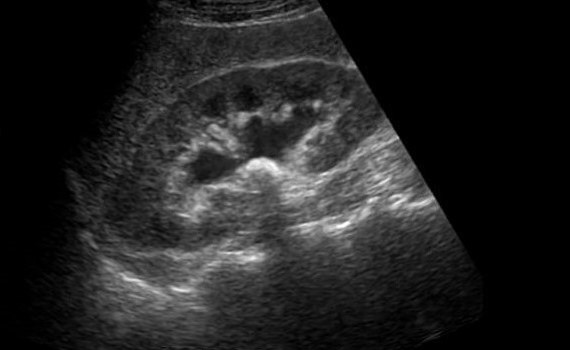
#> input picture images/final_stone1.jpg, 570 x 350 px, found by its file name
$ python main.py
#> lines starting #> are read from the running program, lines starting #| are printed output that depends on the picture; after the words box and inside, x2 and y2 are one past the last pixel; in counts of white or black regions, pixels touching at a corner belong together
import cv2
import numpy as np
import matplotlib.pyplot as plt
from skimage import morphology
import math

# s = r'images\final_normal1.jpeg'
s = r'KidneyStoneDetection-main\images\final_stone1.jpg'
img = cv2.imread(s, 0)
#> img is the input picture: shape (350, 570); min 0, max 255, mean 33.7

if img is None:
    raise ValueError(f"Image at path {s} could not be loaded.")

# [45 lines left out: functions Histeq, get_Lap_kernel, lap, not called in this run]

def do_fft(x):
    return np.fft.fftshift(np.fft.fft2(x))

def do_ifft(x):
    return np.fft.ifft2(np.fft.ifftshift(x))

def get_Gaussian_kernel(inp_shape):
    m, n = inp_shape
    kernel = np.zeros(inp_shape)
    for i in range(m):
        for j in range(n):
            kernel[i][j] = math.sqrt(pow((i-m//2), 2) + pow(j-n//2, 2))
            kernel[i][j] = math.exp(-1 * pow(kernel[i][j], 2) / 800)
    return kernel

def gaussian(img):
    inp = img
    inp_shape = inp.shape
    inp_fft = do_fft(inp)
    kernel_fft = get_Gaussian_kernel(inp_shape)
    result_fft = np.multiply(inp_fft, kernel_fft)
    result = do_ifft(result_fft)
    return np.abs(result)

def median_filter(img):
    img = np.pad(img, (1, 1), 'constant', constant_values=(0))
    for i in range(img.shape[0]-2):
        for j in range(img.shape[1]-2):
            img[i][j] = np.median(img[i:i+3, j:j+3])
    return img

# [4 lines left out: function median, not called in this run]

def segmentation(img):
    kernel = np.ones((5, 5), np.uint8)
    img_erosion = cv2.erode(img, kernel, iterations=1)
    img_dilation = cv2.dilate(img, kernel, iterations=1)
    return img_erosion, img_dilation

def filter_extraction(img):
    ret, thresh1 = cv2.threshold(img, 250, 255, cv2.THRESH_BINARY + cv2.THRESH_OTSU)
    return thresh1

def pre_processing(img):
    plt.figure("Pre-processing")
    plt.title("Pre-processing")
    img_rm_small = morphology.remove_small_objects(img > 0, min_size=5, connectivity=2)
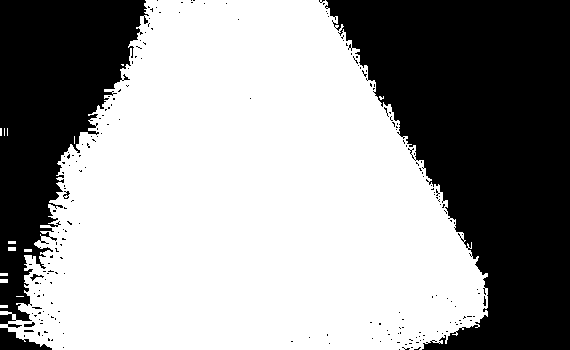
#> img_rm_small: shape (350, 570) bool; 60.6% white; 213 black regions (207 under 20 px), largest, box (x1, y1, x2, y2) and area: (325, 0, 570, 350) 52649, (0, 0, 149, 328) 24699, (0, 328, 52, 350) 586, (30, 274, 44, 281) 35, (24, 322, 35, 327) 34, (63, 191, 70, 199) 28
    plt.subplot(2, 2, 1)
    plt.title("Input Image")
    plt.imshow(img, 'gray')
    plt.xticks([])
    plt.yticks([])

    img_ostu = filter_extraction(img_rm_small.astype(np.uint8) * 255)
#> in filter_extraction, `ret, thresh1 = cv2.threshold(img, 250, 255, cv2.THRESH_BINARY + cv2.TH..`: ret = 0
    plt.subplot(2, 2, 2)
    plt.title("Applying otsu")
    plt.imshow(img_ostu, 'gray')
    plt.xticks([])
    plt.yticks([])

    im_floodfill = img_ostu.copy()
    h, w = img_ostu.shape[:2]
#> h = 350; w = 570
    mask = np.zeros((h+2, w+2), np.uint8)
    cv2.floodFill(im_floodfill, mask, (0, 0), 255)
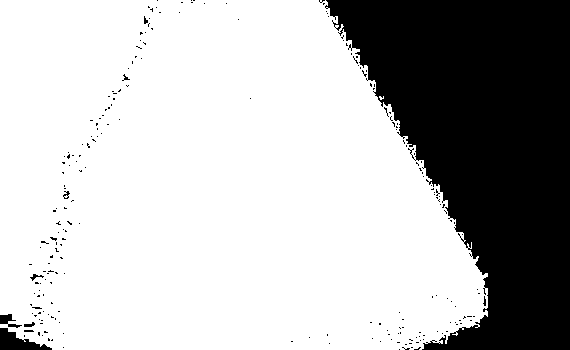
#> im_floodfill: shape (350, 570); 72.8% white; 226 black regions (218 under 20 px), largest, box (x1, y1, x2, y2) and area: (325, 0, 570, 350) 52649, (0, 328, 52, 350) 586, (0, 314, 22, 328) 140
    im_floodfill_inv = cv2.bitwise_not(im_floodfill)
    img_filled = img_ostu | im_floodfill_inv
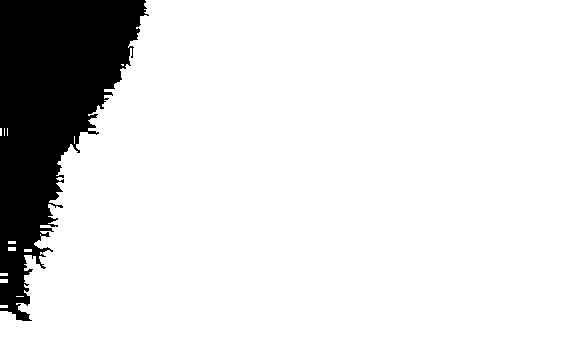
#> img_filled: shape (350, 570); 87.7% white; 1 black region, box (x1, y1, x2, y2) and area: (0, 0, 149, 321) 24459
    plt.subplot(2, 2, 3)
    plt.title("Filling")
    plt.imshow(img_filled, 'gray')
    plt.xticks([])
    plt.yticks([])

    final_pre_processing_img = np.zeros(img.shape)

    for i in range(len(img)):
        for j in range(len(img[0])):
            if img_filled[i][j] == 0:
                final_pre_processing_img[i][j] = 0
            else:
                final_pre_processing_img[i][j] = img[i][j]
    plt.subplot(2, 2, 4)
    plt.title("Final preprocessing")
    plt.imshow(final_pre_processing_img, 'gray')
    plt.xticks([])
    plt.yticks([])
    plt.show()
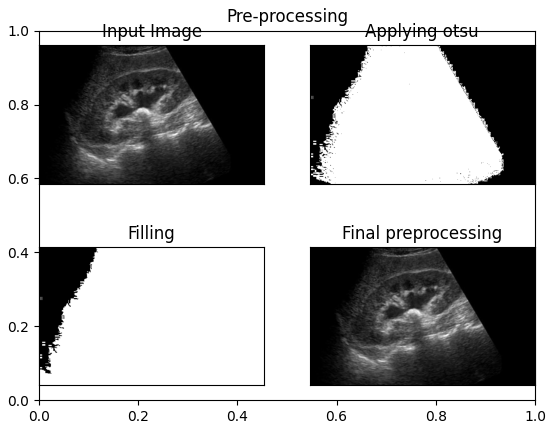
#> figure drawn by matplotlib, 4 panels
    return final_pre_processing_img

def enhancement(img):
    plt.figure("Image Enhancement")
    plt.title("Image Enhancement")
    plt.subplot(3, 1, 1)
    plt.title("Pre-processing Image")
    plt.imshow(img, 'gray')
    plt.xticks([])
    plt.yticks([])

    img_gaussian = gaussian(img)
#> after the loop in get_Gaussian_kernel, `for i in range(m):`:
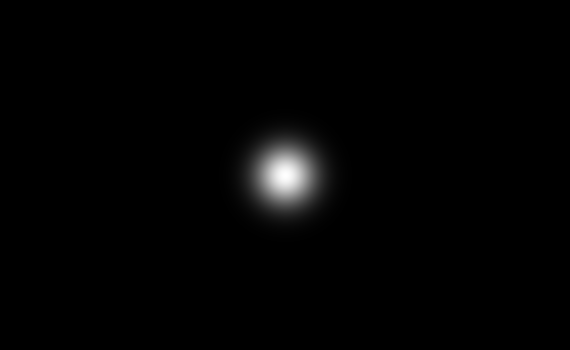
#> kernel: shape (350, 570) float64; min 1.91e-61, max 1, mean 0.0126
    plt.subplot(3, 1, 2)
    plt.title("Applying gaussian filter")
    plt.imshow(img_gaussian, 'gray')
    plt.xticks([])
    plt.yticks([])

    img_median = median_filter(img_gaussian)
    plt.subplot(3, 1, 3)
    plt.title("Applying median filter")
    plt.imshow(img_median, 'gray')
    plt.xticks([])
    plt.yticks([])

    plt.show()
    return img_median

def detection(img):
    final_pre_processing_img = pre_processing(img)
    final_enhanced_img = enhancement(final_pre_processing_img)

    img_erosion, img_dilation = segmentation(final_enhanced_img)
#> in segmentation, `img_dilation = cv2.dilate(img, kernel, iterations=1)`:
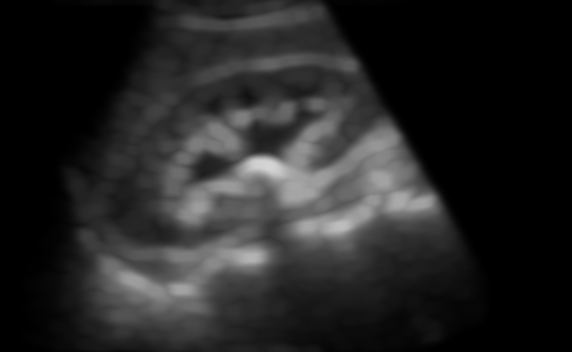
#> img_dilation: shape (352, 572) float64; min 1.84e-15, max 212.3, mean 36.9

    for i in range(len(img_erosion)):
        for j in range(len(img_erosion[0])):
            if img_erosion[i][j] < 190:
                img_erosion[i][j] = 0
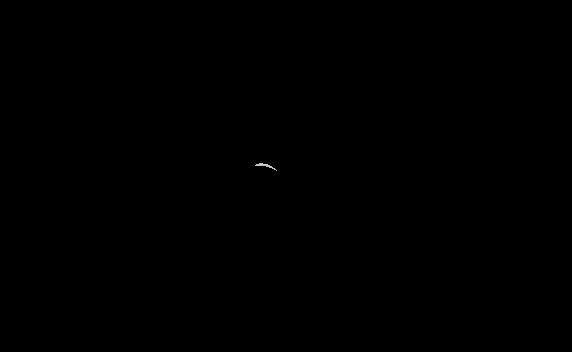
#> img_erosion: shape (352, 572) float64; min 0, max 202.2, mean 0

    for i in range(len(img_dilation)):
        for j in range(len(img_dilation[0])):
            if img_dilation[i][j] < 190:
                img_dilation[i][j] = 0

    plt.figure("Segmentation")
    plt.title("Segmentation")
    plt.subplot(3, 1, 2)
    plt.title("Enhanced Image")
    plt.imshow(final_enhanced_img, 'gray')
    plt.xticks([])
    plt.yticks([])

    plt.subplot(3, 1, 3)
    plt.title("Dilation followed by segmentation")
    plt.imshow(img_dilation, 'gray')
    plt.xticks([])
    plt.yticks([])

    plt.subplot(3, 1, 1)
    plt.title("Input Image")
    plt.imshow(img, 'gray')
    plt.xticks([])

    plt.show()

detection(img)

$ run again, with images/final_normal1.jpeg copied over images/final_stone1.jpg
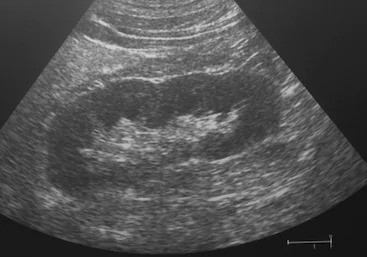
#> input picture images/final_normal1.jpeg, 367 x 257 px, found by its file name
#> img is the input picture: shape (257, 367); min 0, max 213, mean 80.1
#> in pre_processing, `img_rm_small = morphology.remove_small_objects(img > 0, min_size=5, co..`:
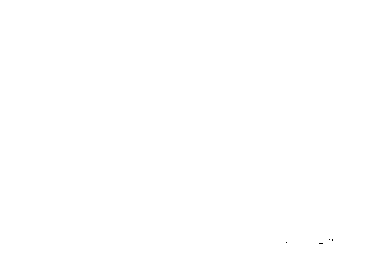
#> img_rm_small: shape (257, 367) bool; 100% white; black in thin lines or dots, all inside (x1, y1, x2, y2) = (286, 239, 333, 244)
#> ret = 0
#> img_filled: shape (257, 367); every value is 255
#> in segmentation, `img_dilation = cv2.dilate(img, kernel, iterations=1)`:
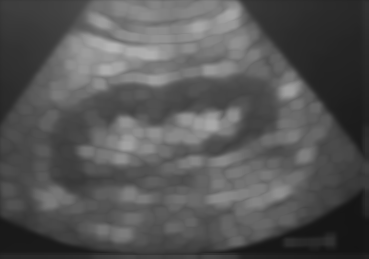
#> img_dilation: shape (259, 369) float64; min 20.98, max 181.1, mean 85.4
